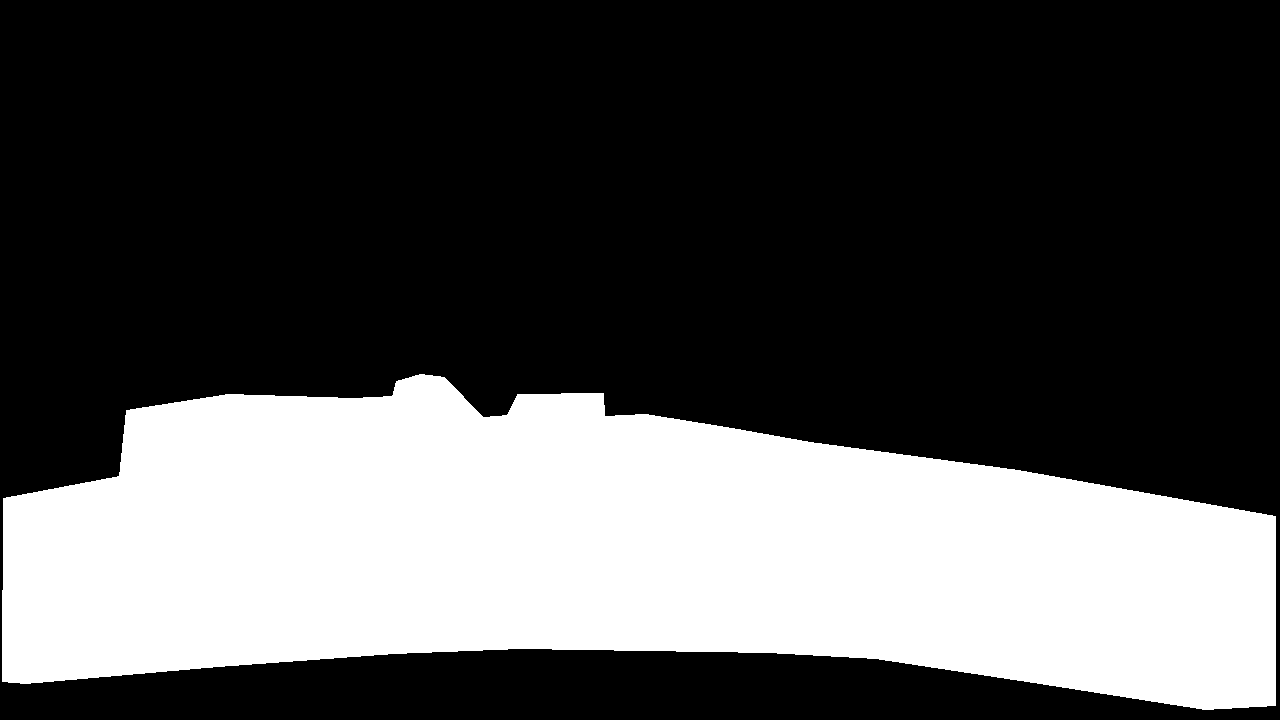
#> input picture dataset/ground_truth/adverse/adverse_01.png, 1280 x 720 px, given in place of curved_06.png, which was not available
$ python figures_pipeline_v2.py   (older library calls are emulated)
#> lines starting #> are read from the running program, lines starting #| are printed output that depends on the picture; after the words box and inside, x2 and y2 are one past the last pixel; in counts of white or black regions, pixels touching at a corner belong together
### canny.py
"""Canny: ban tu cai bang NumPy (Gauss, Sobel, NMS, nguong kep + hysteresis) va ban OpenCV.

Pipeline (road_pipeline.py) dung canny_cv2 / canny_cv2_auto. Ban NumPy giu lai de kiem chung
(khop cv2.Canny, xem bao cao Phan 3) va de trinh bay 4 buoc cua thuat toan.
"""

import cv2
import numpy as np


def gaussian_kernel(size, sigma):
    ax = np.arange(size) - size // 2
    g = np.exp(-(ax ** 2) / (2 * sigma ** 2))
    return g / g.sum()


def convolve_separable(img, k):
    r = len(k) // 2
    p = np.pad(img, r, mode="reflect")
    tmp = sum(k[i] * p[:, i:i + img.shape[1]] for i in range(len(k)))
    return sum(k[i] * tmp[i:i + img.shape[0], :] for i in range(len(k)))


def gaussian_smooth(img, size=5, sigma=1.4):
    return convolve_separable(img.astype(np.float64), gaussian_kernel(size, sigma))


def sobel_gradient(img, l2=True):
    p = np.pad(img, 1, mode="reflect")
    h, w = img.shape
    a = lambda dy, dx: p[1 + dy:1 + dy + h, 1 + dx:1 + dx + w]
    gx = (a(-1, 1) + 2 * a(0, 1) + a(1, 1)) - (a(-1, -1) + 2 * a(0, -1) + a(1, -1))
    gy = (a(1, -1) + 2 * a(1, 0) + a(1, 1)) - (a(-1, -1) + 2 * a(-1, 0) + a(-1, 1))
    mag = np.hypot(gx, gy) if l2 else np.abs(gx) + np.abs(gy)
    return mag, np.arctan2(gy, gx)


def non_max_suppression(mag, theta):
    h, w = mag.shape
    p = np.pad(mag, 1)
    a = lambda dy, dx: p[1 + dy:1 + dy + h, 1 + dx:1 + dx + w]
    ang = np.rad2deg(theta) % 180
    n1 = np.zeros_like(mag)
    n2 = np.zeros_like(mag)
    for lo, hi, dy, dx in [(0, 22.5, 0, 1), (22.5, 67.5, 1, 1), (67.5, 112.5, 1, 0), (112.5, 157.5, 1, -1), (157.5, 180.01, 0, 1)]:
        m = (ang >= lo) & (ang < hi)
        n1[m] = a(dy, dx)[m]
        n2[m] = a(-dy, -dx)[m]
    return np.where((mag > n1) & (mag >= n2), mag, 0)


def double_threshold_hysteresis(nms, low, high):
    strong = nms >= high
    weak = nms >= low
    edges = strong.copy()
    while True:
        p = np.pad(edges, 1)
        near = np.zeros_like(edges)
        for dy in (-1, 0, 1):
            for dx in (-1, 0, 1):
                near |= p[1 + dy:1 + dy + edges.shape[0], 1 + dx:1 + dx + edges.shape[1]]
        new = weak & near
        if (new == edges).all():
            return (edges * 255).astype(np.uint8)
        edges = new


def canny_edges(img, low, high, sigma, size=5, l2=True):
    smooth = gaussian_smooth(img, size, sigma)
    mag, theta = sobel_gradient(smooth, l2)
    return double_threshold_hysteresis(non_max_suppression(mag, theta), low, high)


# [21 lines left out: functions gradient_percentile_thresholds, canny_edges_auto, not called in this run]


# ---------------------------------------------------------------------------
# Ban OpenCV (pipeline dung ban nay; ban NumPy o tren giu lai de kiem chung va giai thich 4 buoc)
# ---------------------------------------------------------------------------

def _cv2_smooth(img, size, sigma):
    # cv2.Canny khong tu lam mo Gauss nen phai lam mo truoc; dau vao cua cv2.Canny phai la uint8
    return cv2.GaussianBlur(np.clip(img, 0, 255).astype(np.uint8), (size, size), sigma)


def canny_cv2(img, low, high, sigma=1.4, size=5, l2=True):
    """Gauss (cv2.GaussianBlur) + cv2.Canny (Sobel 3x3, NMS, nguong kep + hysteresis). Tra ve anh canh 0/255."""
    return cv2.Canny(_cv2_smooth(img, size, sigma), low, high, apertureSize=3, L2gradient=l2)


# [12 lines left out: function canny_cv2_auto, not called in this run]

### scripts/figures_pipeline_v2.py
"""Hinh minh hoa cho bao cao pipeline v2 -> outputs/pipeline_v2/figures/.

Can chay truoc: python road_pipeline.py --edge-maps
"""
import sys
from pathlib import Path

import cv2
import numpy as np
import pandas as pd

ROOT = Path(__file__).resolve().parents[1]
sys.path.insert(0, str(ROOT))
from canny import canny_edges  # noqa: E402

OUT = ROOT / "outputs/pipeline_v2/figures"
TILE = (480, 270)


def label(img, text):
    img = img.copy()
    cv2.rectangle(img, (0, 0), (img.shape[1], 26), (0, 0, 0), -1)
    cv2.putText(img, text, (6, 19), cv2.FONT_HERSHEY_SIMPLEX, 0.55, (255, 255, 255), 1, cv2.LINE_AA)
    return img


def gt_contour(img, group, name):
    gt = cv2.imread(str(ROOT / "dataset/ground_truth" / group / f"{name}.png"), 0)
    gt = cv2.resize(gt, (960, 540), interpolation=cv2.INTER_NEAREST)
    contours, _ = cv2.findContours(gt, cv2.RETR_EXTERNAL, cv2.CHAIN_APPROX_NONE)
    cv2.drawContours(img, contours, -1, (0, 255, 255), 3)
    return img


def tile(img):
    if img.ndim == 2:
        img = cv2.cvtColor(img, cv2.COLOR_GRAY2BGR)
    return cv2.resize(img, TILE, interpolation=cv2.INTER_AREA)


def fig_canny(names):
    rows = []
    for group, name in names:
        resized = cv2.imread(str(ROOT / "outputs/preprocessed_for_canny/resized" / group / f"{name}.png"))
        hsv_in = cv2.imread(str(ROOT / "outputs/preprocessed_for_canny/canny_input" / group / f"{name}.png"), 0)
        old = canny_edges(hsv_in, 50, 150, 1.4)
        new = cv2.imread(str(ROOT / "outputs/pipeline_v2/edge_map" / group / f"{name}.png"), 0)
        rows.append(np.hstack([label(tile(resized), f"{name}: anh goc"),
                               label(tile(old), "Cu: loc HSV + Canny (50,150)"),
                               label(tile(new), "Moi: chuan hoa + nguong phan vi")]))
    cv2.imwrite(str(OUT / "canny_low_contrast.jpg"), np.vstack(rows))


def fig_compare(names):
    rows = []
    for group, name in names:
        nb = gt_contour(cv2.imread(str(ROOT / "outputs/pipeline_notebook/hough" / group / f"{name}.png")), group, name)
        v2 = gt_contour(cv2.imread(str(ROOT / "outputs/pipeline_v2/overlay" / group / f"{name}.png")), group, name)
        r_nb = pd.read_csv(ROOT / "outputs/pipeline_notebook/results.csv").set_index("image").loc[name, "iou"]
        r_v2 = pd.read_csv(ROOT / "outputs/pipeline_v2/results.csv").set_index("image").loc[name, "iou"]
        rows.append(np.hstack([label(tile(nb), f"{name} notebook: IoU {r_nb:.2f}"),
                               label(tile(v2), f"{name} v2: IoU {r_v2:.2f}")]))
    cv2.imwrite(str(OUT / "notebook_vs_v2.jpg"), np.vstack(rows))


def fig_grid(names, filename, per_row=3):
    res = pd.read_csv(ROOT / "outputs/pipeline_v2/results.csv").set_index("image")
    tiles = []
    for group, name in names:
        img = gt_contour(cv2.imread(str(ROOT / "outputs/pipeline_v2/overlay" / group / f"{name}.png")), group, name)
        tiles.append(label(tile(img), f"{name}: IoU {res.loc[name, 'iou']:.2f}"))
    while len(tiles) % per_row:
        tiles.append(np.zeros_like(tiles[0]))
    cv2.imwrite(str(OUT / filename), np.vstack([np.hstack(tiles[i:i + per_row]) for i in range(0, len(tiles), per_row)]))


def main():
    OUT.mkdir(parents=True, exist_ok=True)
    fig_canny([("curved", "curved_06"), ("normal", "normal_15"), ("adverse", "adverse_02")])
#> in fig_canny, resized is the input picture: shape (720, 1280, 3); 31.8% white; 1 white region, box (x1, y1, x2, y2) and area: (2, 374, 1276, 710) 292997
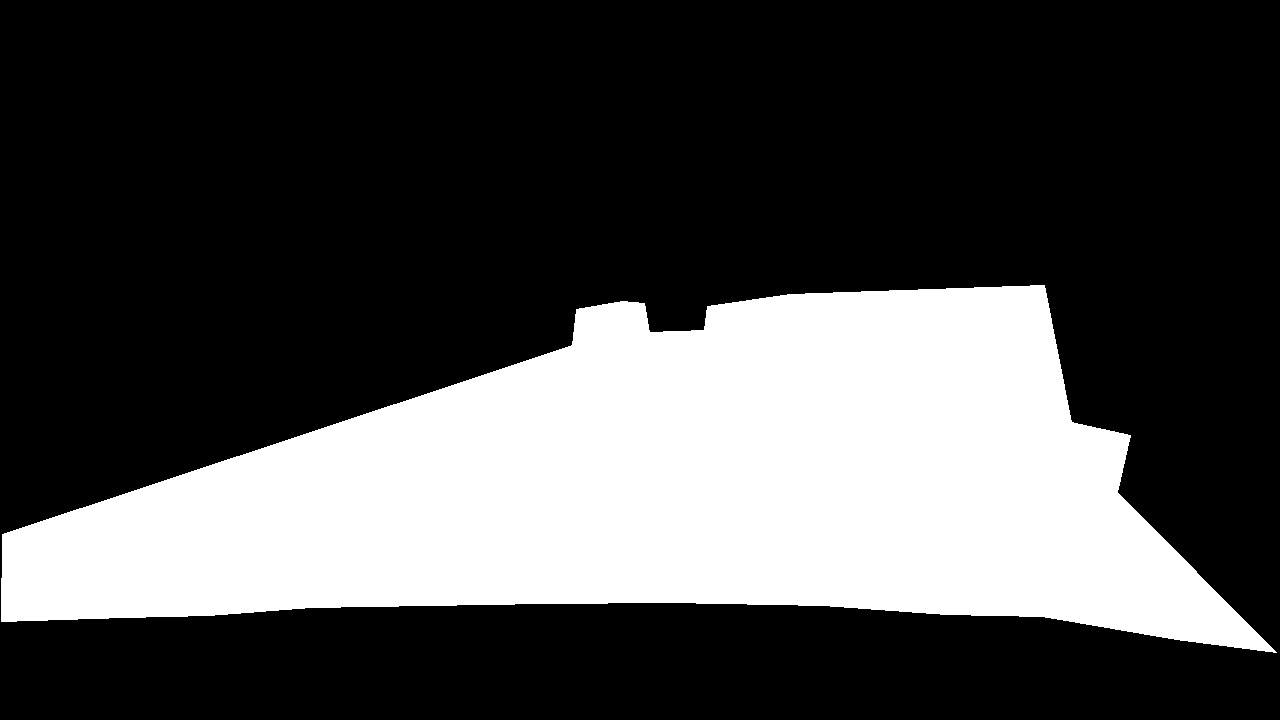
#> input picture dataset/ground_truth/adverse/adverse_02.png, 1280 x 720 px, given in place of curved_06.png, which was not available
#> in fig_canny, `hsv_in = cv2.imread(str(ROOT / "outputs/preprocessed_for_canny/canny_i..`: hsv_in: shape (720, 1280); 29.5% white; 1 white region, box (x1, y1, x2, y2) and area: (1, 285, 1277, 653) 272069
#> in convolve_separable, `r = len(k) // 2`: r = 2
#> in convolve_separable, `p = np.pad(img, r, mode="reflect")`: p: shape (724, 1284) float64; 29.3% white; 2 white regions, box (x1, y1, x2, y2) and area: (3, 287, 1279, 655) 272069, (0, 536, 2, 624) 132
#> in canny_edges, `mag, theta = sobel_gradient(smooth, l2)`:
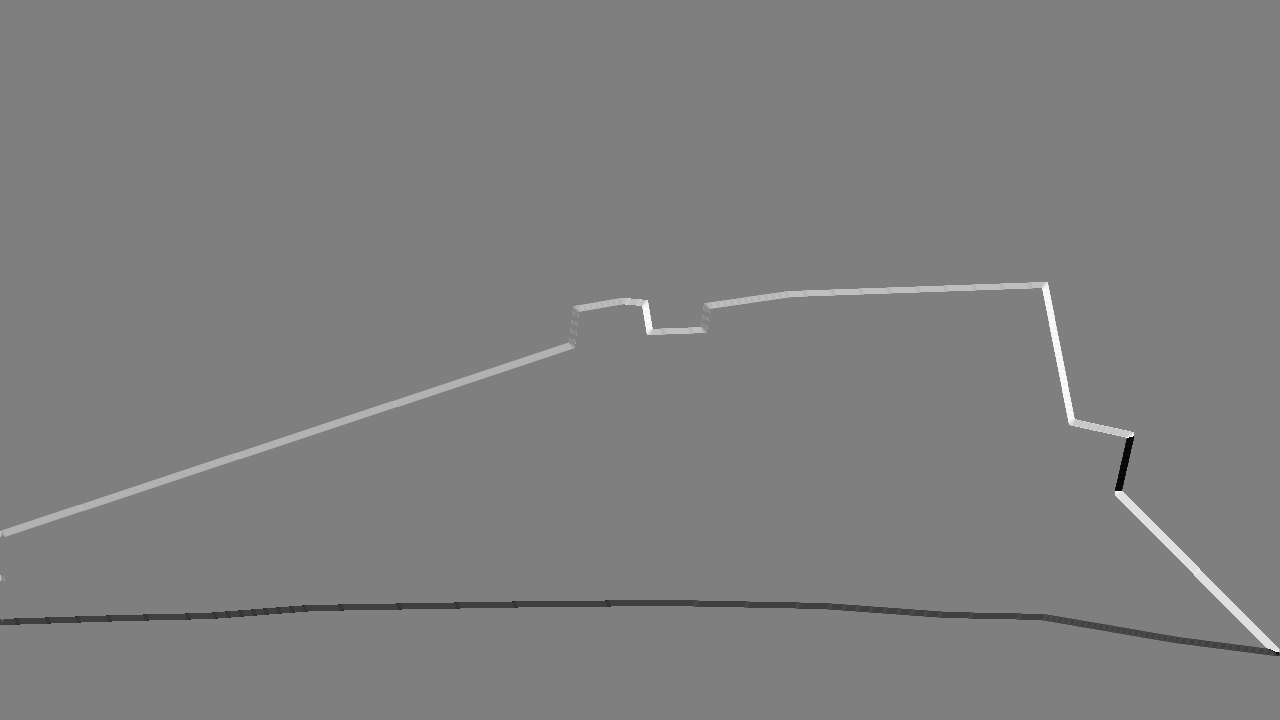
#> theta: shape (720, 1280) float64; min -3.14, max 3.14, mean 0.00553; drawn with min black and max white
#> the loop in non_max_suppression, `for lo, hi, dy, dx in [(0, 22.5, 0, 1), (22.5, 67.5, 1, 1), (67.5, 112..` made 5 passes
#> pass 1, in non_max_suppression, `m = (ang >= lo) & (ang < hi)`:
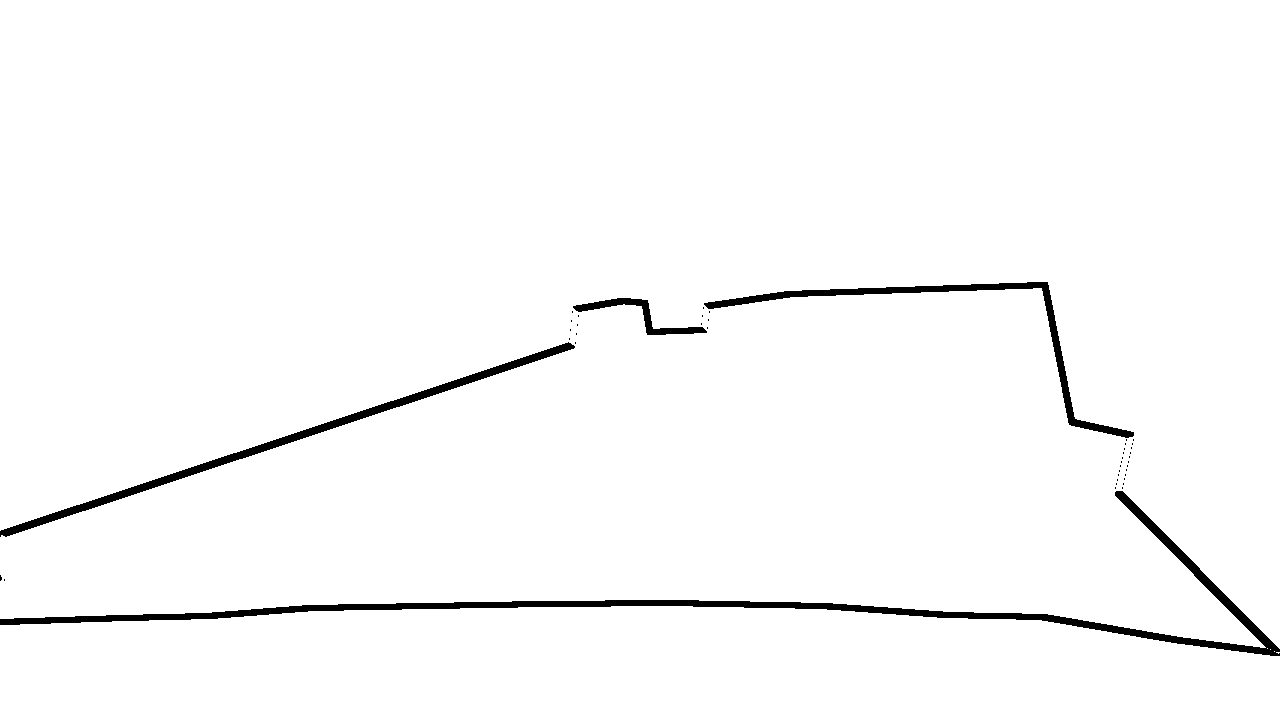
#> m: shape (720, 1280) bool; 97.9% white; 44 black regions (40 under 20 px), largest, box (x1, y1, x2, y2) and area: (0, 491, 1280, 656) 9968, (0, 342, 575, 537) 4564, (704, 282, 1134, 438) 3590, (573, 298, 707, 335) 1029
#> in double_threshold_hysteresis, `strong = nms >= high`: strong: shape (720, 1280) bool; 0.33% white in thin lines or dots, all inside (x1, y1, x2, y2) = (0, 285, 1277, 654)
#> after the loop in double_threshold_hysteresis, `while True:`:
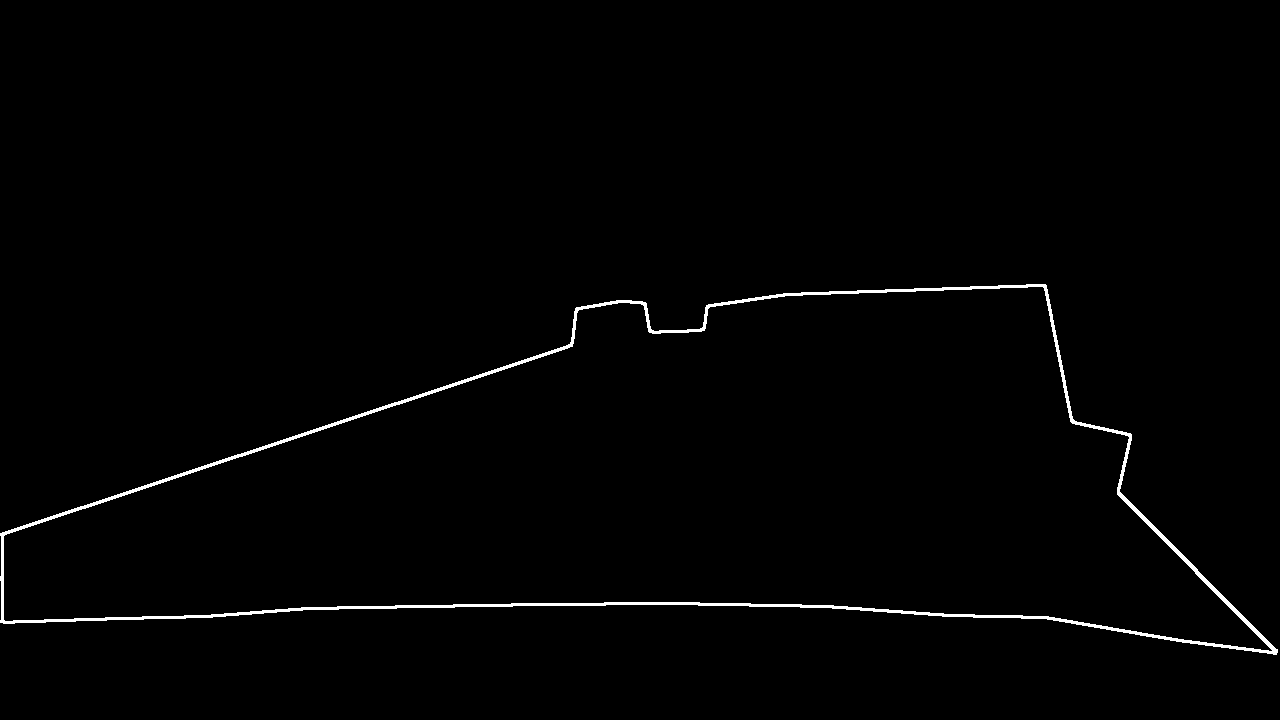
#> near: shape (720, 1280) bool; 1.1% white; 1 white region, box (x1, y1, x2, y2) and area: (0, 284, 1278, 655) 9876
#> in tile, img is the input picture: shape (720, 1280, 3); 29.5% white; 1 white region, box (x1, y1, x2, y2) and area: (1, 285, 1277, 653) 272069
#> call 3 of label, with text = 'Moi: chuan hoa + nguong phan vi'
#> in label (call 3), `cv2.putText(img, text, (6, 19), cv2.FONT_HERSHEY_SIMPLEX, 0.55, (255, ..`:
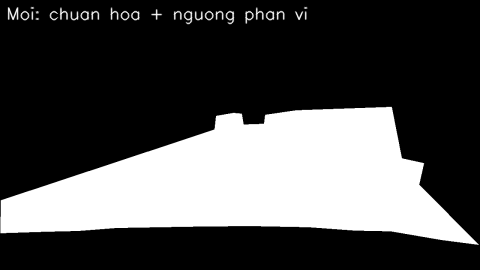
#> img: shape (270, 480, 3); min 0, max 255, mean 76.7
    fig_compare([("normal", "normal_08"), ("curved", "curved_08"), ("adverse", "adverse_06"), ("normal", "normal_06")])
    res = pd.read_csv(ROOT / "outputs/pipeline_v2/results.csv").sort_values("iou")
    worst = [(r.group, r.image) for r in res.head(6).itertuples()]
    best = [(r.group, r.image) for r in res.tail(6).itertuples()][::-1]
    fig_grid(best, "best_cases.jpg")
    fig_grid(worst, "failure_cases.jpg")
    print("Da ghi hinh vao", OUT)


if __name__ == "__main__":
#> (the run stopped early here; a loop or call above may not have finished)
